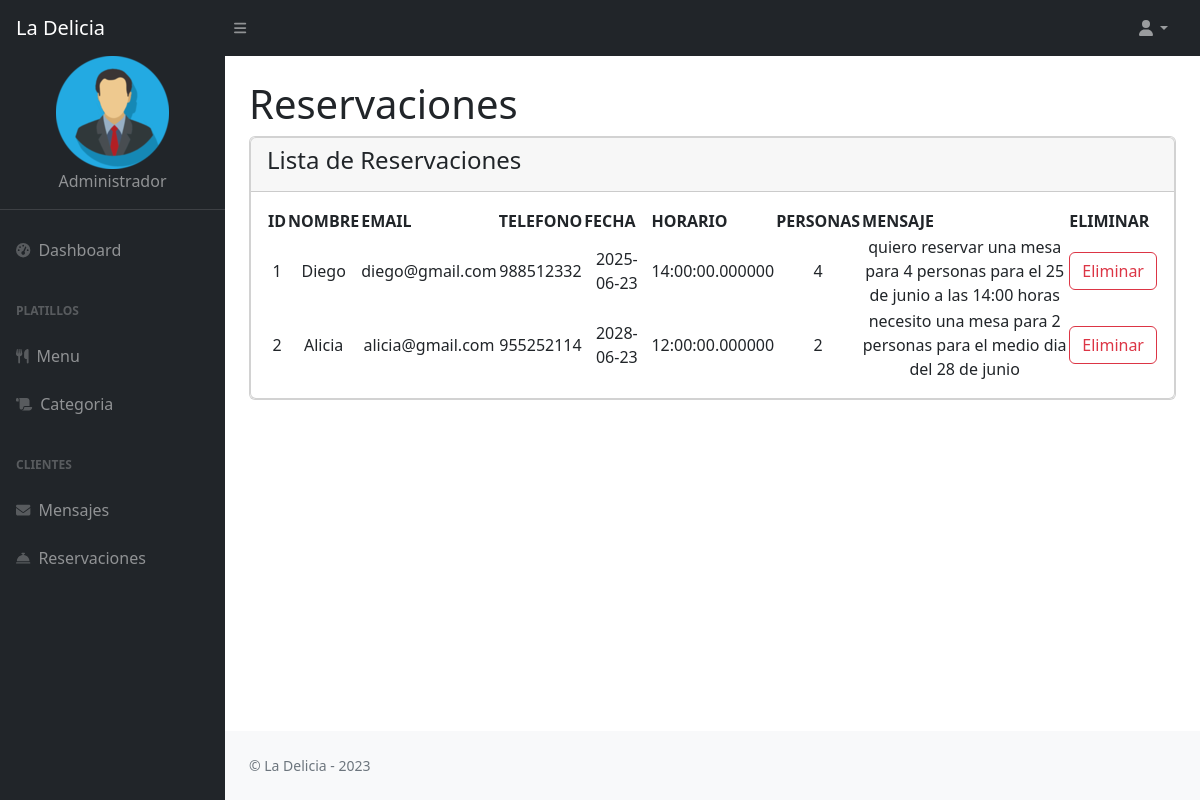
/admin/reservation.php, run on the app's committed database.
### tables this page shows
CREATE TABLE `reservaciones` (
  `id` int(11) NOT NULL,
  `nombre` varchar(50) NOT NULL,
  `email` varchar(50) NOT NULL,
  `telefono` int(9) NOT NULL,
  `fecha` date NOT NULL,
  `hora` time(6) NOT NULL,
  `persona` int(10) NOT NULL,
  `mensaje` varchar(300) NOT NULL
);

### admin/reservation.php (the view)
<?php
include "connect.php";
include('templates/header.php');
?>
<div class="container-fluid px-4">
        <h1 class="mt-4">Reservaciones</h1>
        <div class="card mb-4">
            <div class="card">
                <div class ="card-header">
                    <h4>Lista de Reservaciones</h4>
                </div>
            <div class="card-body">
                <table id="datatablesSimple">
                    <thead>
                        <tr>
                        <th>ID</th>
                        <th>NOMBRE</th>
                        <th>EMAIL</th>
                        <th>TELEFONO</th>
                        <th>FECHA</th>
                        <th>HORARIO</th>
                        <th>PERSONAS</th>
                        <th>MENSAJE</th>
                        <th>ELIMINAR</th>
                        </tr>
                    </thead>
                    <?php
                    $s = mysqli_query($con,"select * from reservaciones");
                    while($r = mysqli_fetch_array($s))
                    {
                    ?>
                    <tr align=center>
                    <td><?php echo $r['id']; ?></td>
                    <td><?php echo $r['nombre']; ?></td>
                    <td><?php echo $r['email']; ?></td>
                    <td><?php echo $r['telefono']; ?></td>
                    <td><?php echo $r['fecha']; ?></td>
                    <td><?php echo $r['hora']; ?></td>
                    <td><?php echo $r['persona']; ?></td>
                    <td>
                        <div style="max-width: 380px"><?php echo $r['mensaje']; ?></div>
                    </td>
                    <td><a href="delreview.php?a=<?php echo $r['id']; ?>" class="btn btn-outline-danger">Eliminar</a></td>
                    </tr>
                    <?php
                    }
                    ?>
                </table>
            </div>
        </div>
<?php
include('templates/footer.php');
include('templates/scripts.php');
?>

### admin/templates/header.php (shortened to what this page needs)
<!DOCTYPE html>
<html lang="en">
    <head>
        <link href="https://cdn.jsdelivr.net/npm/simple-datatables@7.1.2/dist/style.min.css" rel="stylesheet" />
        <link href="./css/admin.css" rel="stylesheet" />
    </head>
<body class="sb-nav-fixed">
    <?php include ('templates/navbar.php');?>
    <div id="layoutSidenav">
        <?php include ('templates/sidebar.php');?>
        <div id="layoutSidenav_content">
            <main>

### admin/templates/navbar.php (shortened to what this page needs)
<nav class="sb-topnav navbar navbar-expand navbar-dark bg-dark">
    <a class="navbar-brand ps-3" href="dashboard.php">La Delicia</a>
    <button class="btn btn-link btn-sm order-1 order-lg-0 me-4 me-lg-0" id="sidebarToggle" href="#!"><i class="fas fa-bars"></i></button>
    <ul class="navbar-nav ms-auto ms-md-0 me-3 me-lg-4">
        <li class="nav-item dropdown">
            <a class="nav-link dropdown-toggle" id="navbarDropdown" href="#" role="button" data-bs-toggle="dropdown" aria-expanded="false"><i class="fas fa-user fa-fw"></i></a>
        </li>
    </ul>
</nav>

### admin/templates/sidebar.php
<div id="layoutSidenav_nav">
    <nav class="sb-sidenav accordion sb-sidenav-dark" id="sidenavAccordion">
        <div class="sb-sidenav-menu">
            <div class="img-container">
                <div align="center"><img src="./mimg/admin.png" alt="AdminIcon">
		        <figcaption class="text-center text-titles">Administrador</figcaption>
            </div>
            <hr align="center" width="225">
            <div class="nav">
                <a class="nav-link" href="dashboard.php">
                    <div class="sb-nav-link-icon"><i class="fas fa-tachometer-alt"></i></div>
                    Dashboard
                </a>
                <div class="sb-sidenav-menu-heading">Platillos</div>
                <a class="nav-link" href="view_food.php">
                    <div class="sb-nav-link-icon"><i class="fas fa-utensils"></i></div>
                    Menu
                </a>
                <a class="nav-link" href="view_category.php">
                    <div class="sb-nav-link-icon"><i class="fas fa-scroll"></i></div>
                    Categoria
                </a>
                <div class="sb-sidenav-menu-heading">Clientes</div>
                <a class="nav-link" href="messages.php">
                    <div class="sb-nav-link-icon"><i class="fas fa-envelope"></i></div>
                    Mensajes
                </a>
                <a class="nav-link" href="reservation.php">
                    <div class="sb-nav-link-icon"><i class="fas fa-concierge-bell"></i></div>
                    Reservaciones
                </a>
            </div>
        </div>
    </nav>
</div>

### admin/templates/footer.php (shortened to what this page needs)
            </main>
<footer class="py-4 bg-light mt-auto">
<div class="container-fluid px-4">
    <div class="d-flex align-items-center justify-content-between small">
        <div class="text-muted">&copy; La Delicia - 2023</div>
    </div>
</footer>

### admin/templates/scripts.php (shortened to what this page needs)
</body>
</html>

### data on the page
reservaciones: id "1", nombre "Diego", email "diego@gmail.com", telefono "988512332", fecha "2025-06-23", hora "14:00:00.000000", persona "4", mensaje "quiero reservar una mesa para 4 personas para el 25 de junio a las 14:00 horas"
reservaciones: id "2", nombre "Alicia", email "alicia@gmail.com", telefono "955252114", fecha "2028-06-23", hora "12:00:00.000000", persona "2", mensaje "necesito una mesa para 2 personas para el medio dia del 28 de junio"
